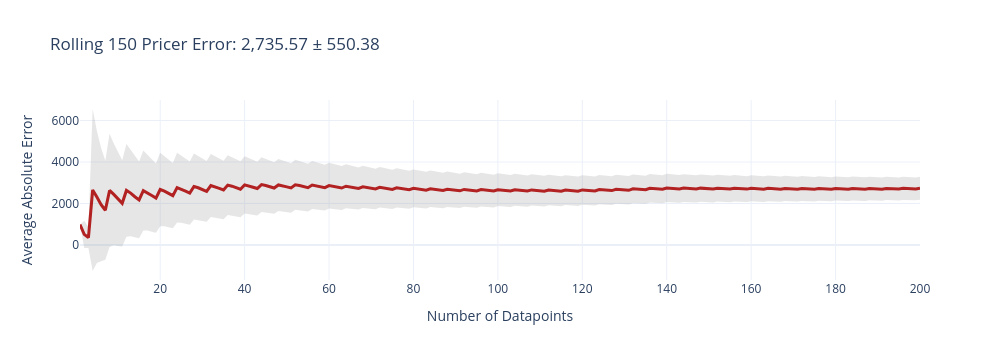
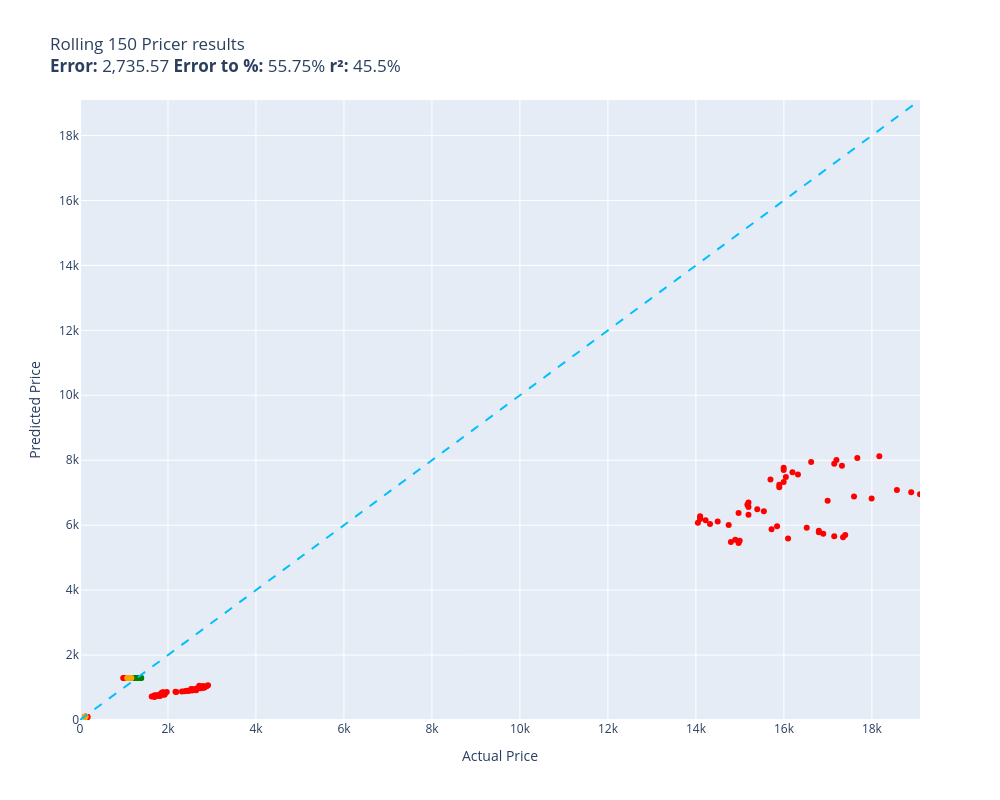

The cell these charts' notebook holds for them, in order:
### Code cell
rolling_evaluator = evaluate(rolling_150_pricer, ds["test"])

### Figure 1 — Plotly figure (JSON) as saved in the notebook; plotly's stock layout.template omitted (floating-point values rounded to 4 significant figures; data arrays with more than 128 entries replaced by an {"elided": "..."} marker saying what was removed)
{"data": [{"fill": "toself", "fillcolor": "rgba(128,128,128,0.2)", "hoverinfo": "skip", "line": {"color": "rgba(255,255,255,0)"}, "name": "95% CI", "showlegend": false, "type": "scatter", "x": {"elided": "400 int values"}, "y": {"elided": "400 float values"}}, {"customdata": {"elided": "200x1 float values"}, "hovertemplate": "n=%{x}<br>Avg Error=%{y:,.2f}<br>±95% CI=%{customdata[0]:,.2f}<extra></extra>", "line": {"color": "firebrick", "width": 3}, "mode": "lines", "name": "Cumulative Avg Error", "type": "scatter", "x": {"elided": "200 int values"}, "y": {"elided": "200 float values"}}], "layout": {"height": 360, "showlegend": false, "title": {"text": "Rolling 150 Pricer Error: 2,735.57 ± 550.38"}, "width": 1000, "xaxis": {"title": {"text": "Number of Datapoints"}}, "yaxis": {"title": {"text": "Average Absolute Error"}}}}

### Figure 2 — Plotly figure (JSON) as saved in the notebook; plotly's stock layout.template omitted (floating-point values rounded to 4 significant figures; data arrays with more than 128 entries replaced by an {"elided": "..."} marker saying what was removed)
{"data": [{"customdata": {"elided": "145x1 str values"}, "hovertemplate": "%{customdata[0]}<extra></extra>", "legendgroup": "red", "marker": {"color": "red", "size": 6, "symbol": "circle"}, "mode": "markers", "name": "red", "orientation": "v", "showlegend": true, "type": "scatter", "x": {"elided": "145 float values"}, "xaxis": "x", "y": {"elided": "145 float values"}, "yaxis": "y"}, {"customdata": [["ADMR.JK\nGuess=1,294.21 Actual=1,334.36"], ["ADMR.JK\nGuess=1,294.24 Actual=1,391.55"], ["ADMR.JK\nGuess=1,294.11 Actual=1,386.79"], ["ADMR.JK\nGuess=1,293.86 Actual=1,343.90"], ["ADMR.JK\nGuess=1,293.76 Actual=1,334.36"], ["ADMR.JK\nGuess=1,294.05 Actual=1,324.83"], ["ADMR.JK\nGuess=1,293.73 Actual=1,301.01"], ["ADMR.JK\nGuess=1,292.68 Actual=1,329.60"], ["ADMR.JK\nGuess=1,291.89 Actual=1,286.71"], ["ADMR.JK\nGuess=1,291.86 Actual=1,296.24"], ["ADMR.JK\nGuess=1,292.49 Actual=1,329.60"], ["ADMR.JK\nGuess=1,292.24 Actual=1,281.94"], ["ADMR.JK\nGuess=1,292.55 Actual=1,310.54"], ["ADMR.JK\nGuess=1,293.09 Actual=1,301.01"], ["ADMR.JK\nGuess=1,293.41 Actual=1,267.65"], ["ADMR.JK\nGuess=1,293.57 Actual=1,248.58"], ["ADMR.JK\nGuess=1,293.54 Actual=1,196.16"], ["ADMR.JK\nGuess=1,293.67 Actual=1,234.29"], ["ADMR.JK\nGuess=1,294.08 Actual=1,248.58"], ["ADMR.JK\nGuess=1,294.11 Actual=1,253.35"], ["ADMR.JK\nGuess=1,293.95 Actual=1,229.52"], ["ADMR.JK\nGuess=1,293.73 Actual=1,205.69"], ["ADMR.JK\nGuess=1,293.54 Actual=1,210.46"], ["ADMR.JK\nGuess=1,293.09 Actual=1,205.69"], ["ADMR.JK\nGuess=1,291.60 Actual=1,191.40"], ["ADMR.JK\nGuess=1,291.03 Actual=1,191.40"], ["ADMR.JK\nGuess=1,290.78 Actual=1,215.22"], ["ADMR.JK\nGuess=1,290.52 Actual=1,258.12"], ["ADMR.JK\nGuess=1,290.39 Actual=1,253.35"], ["ADMR.JK\nGuess=1,289.76 Actual=1,281.94"], ["ADMR.JK\nGuess=1,289.70 Actual=1,258.12"], ["ADMR.JK\nGuess=1,289.70 Actual=1,239.05"], ["ADMR.JK\nGuess=1,290.20 Actual=1,210.46"], ["ADMR.JK\nGuess=1,290.55 Actual=1,181.87"], ["BUMI.JK\nGuess=102.15 Actual=108.00"]], "hovertemplate": "%{customdata[0]}<extra></extra>", "legendgroup": "green", "marker": {"color": "green", "size": 6, "symbol": "circle"}, "mode": "markers", "name": "green", "orientation": "v", "showlegend": true, "type": "scatter", "x": [1334.0, 1392.0, 1387.0, 1344.0, 1334.0, 1325.0, 1301.0, 1330.0, 1287.0, 1296.0, 1330.0, 1282.0, 1311.0, 1301.0, 1268.0, 1249.0, 1196.0, 1234.0, 1249.0, 1253.0, 1230.0, 1206.0, 1210.0, 1206.0, 1191.0, 1191.0, 1215.0, 1258.0, 1253.0, 1282.0, 1258.0, 1239.0, 1210.0, 1182.0, 108.0], "xaxis": "x", "y": [1294.0, 1294.0, 1294.0, 1294.0, 1294.0, 1294.0, 1294.0, 1293.0, 1292.0, 1292.0, 1292.0, 1292.0, 1293.0, 1293.0, 1293.0, 1294.0, 1294.0, 1294.0, 1294.0, 1294.0, 1294.0, 1294.0, 1294.0, 1293.0, 1292.0, 1291.0, 1291.0, 1291.0, 1290.0, 1290.0, 1290.0, 1290.0, 1290.0, 1291.0, 102.1], "yaxis": "y"}, {"customdata": [["ADMR.JK\nGuess=1,292.40 Actual=1,167.57"], ["ADMR.JK\nGuess=1,290.71 Actual=1,143.74"], ["ADMR.JK\nGuess=1,291.03 Actual=1,110.38"], ["ADMR.JK\nGuess=1,291.47 Actual=1,086.55"], ["ADMR.JK\nGuess=1,291.47 Actual=1,077.02"], ["ADMR.JK\nGuess=1,291.73 Actual=1,096.09"], ["BUMI.JK\nGuess=97.64 Actual=115.00"], ["BUMI.JK\nGuess=97.91 Actual=116.00"], ["ADMR.JK\nGuess=1,292.62 Actual=1,096.09"], ["BUMI.JK\nGuess=98.33 Actual=116.00"], ["ADMR.JK\nGuess=1,293.09 Actual=1,081.79"], ["BUMI.JK\nGuess=98.93 Actual=116.00"], ["ADMR.JK\nGuess=1,293.32 Actual=1,143.74"], ["BUMI.JK\nGuess=99.45 Actual=118.00"], ["ADMR.JK\nGuess=1,293.44 Actual=1,110.38"], ["BUMI.JK\nGuess=99.97 Actual=123.00"], ["BUMI.JK\nGuess=100.43 Actual=124.00"], ["BUMI.JK\nGuess=100.89 Actual=119.00"], ["BUMI.JK\nGuess=101.34 Actual=120.00"], ["BUMI.JK\nGuess=101.76 Actual=115.00"]], "hovertemplate": "%{customdata[0]}<extra></extra>", "legendgroup": "orange", "marker": {"color": "orange", "size": 6, "symbol": "circle"}, "mode": "markers", "name": "orange", "orientation": "v", "showlegend": true, "type": "scatter", "x": [1168.0, 1144.0, 1110.0, 1087.0, 1077.0, 1096.0, 115.0, 116.0, 1096.0, 116.0, 1082.0, 116.0, 1144.0, 118.0, 1110.0, 123.0, 124.0, 119.0, 120.0, 115.0], "xaxis": "x", "y": [1292.0, 1291.0, 1291.0, 1291.0, 1291.0, 1292.0, 97.64, 97.91, 1293.0, 98.33, 1293.0, 98.93, 1293.0, 99.45, 1293.0, 99.97, 100.4, 100.9, 101.3, 101.8], "yaxis": "y"}, {"hoverinfo": "skip", "line": {"color": "deepskyblue", "dash": "dash", "width": 2}, "mode": "lines", "name": "y = x", "showlegend": false, "type": "scatter", "x": [0, 19090.0], "y": [0, 19090.0]}], "layout": {"height": 800, "legend": {"title": {"text": "color"}, "tracegroupgap": 0}, "showlegend": false, "title": {"text": "Rolling 150 Pricer results<br><b>Error:</b> 2,735.57 <b>Error to %:</b> 55.75% <b>r²:</b> 45.5%"}, "width": 1000, "xaxis": {"anchor": "y", "domain": [0, 1], "range": [0, 19090.0], "title": {"text": "Actual Price"}}, "yaxis": {"anchor": "x", "domain": [0, 1], "range": [0, 19090.0], "title": {"text": "Predicted Price"}}}}
